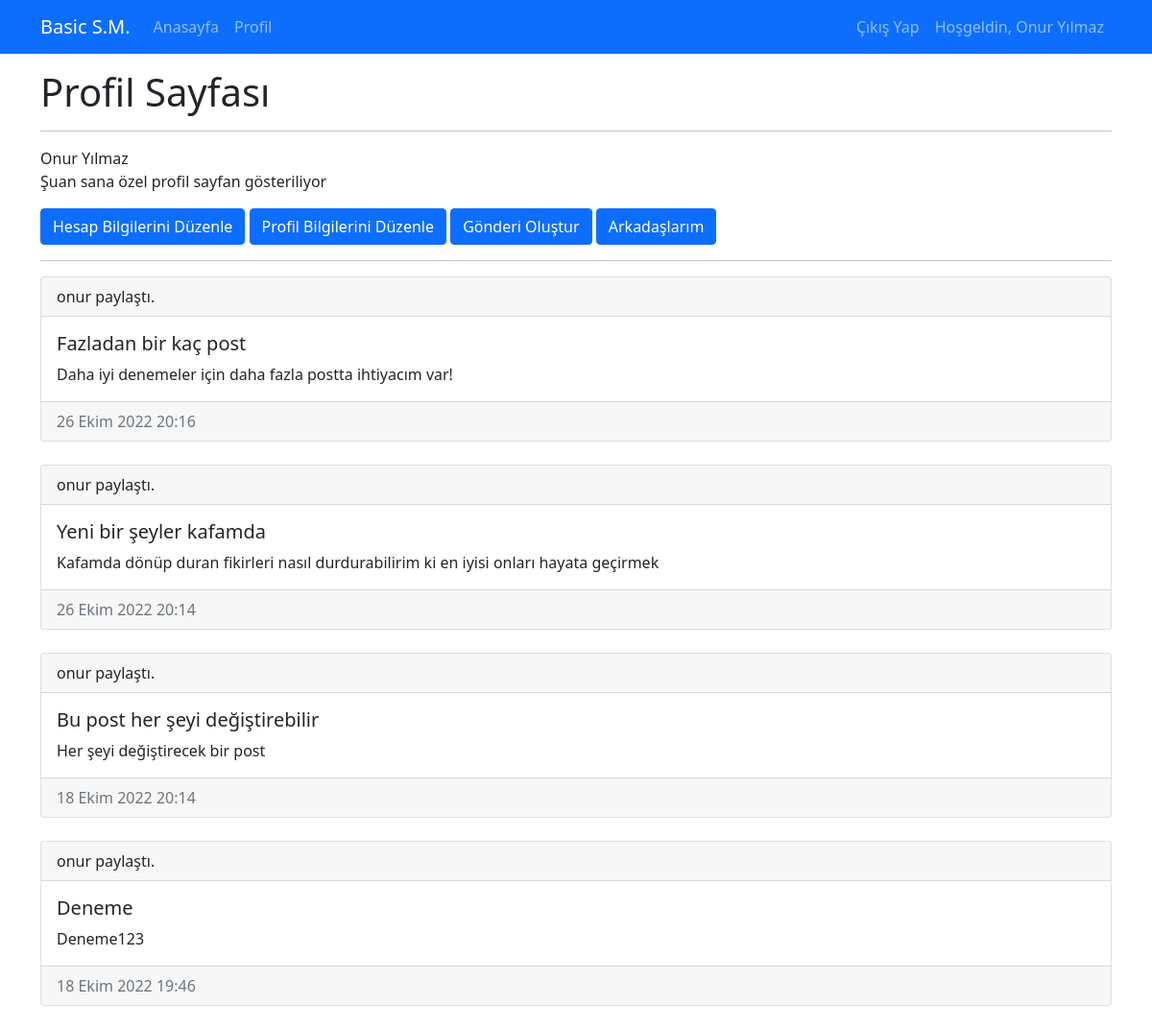
Screenshot of /profile (signed in) with the database file from the repository.
### feed/models.py (models this page shows, shortened)
class UserPost(models.Model):
    title = models.CharField(max_length=150)
    post_text = models.TextField()
    post_date = models.DateTimeField(default=timezone.now)
    owner = models.ForeignKey(User, on_delete=models.CASCADE)

### userprofile/views.py (the view)
# urls.py: path("profile", views.user_profile, name="profile"),
def user_profile(request):
    template = "userprofile/profile.html"
    context = {
        "all_post" : UserPost.objects.filter(owner=request.user).order_by('-post_date')
    }
    return render(request, template, context)

### userprofile/templates/userprofile/profile.html (shortened to what this page needs)
{% extends 'base.html' %}
{% load static %}
{% block css_files %}
    <link rel="stylesheet" href="{% static 'userprofile/css/style.css' %}">
{% endblock %}
{% block content %}
    <div class="container mt-3">
        <div class="row">
            <div class="col-12">
                <h1>Profil Sayfası</h1>
                <hr>
                {% if user.is_authenticated %}
                    {{user.get_full_name}} <p>Şuan sana özel profil sayfan gösteriliyor</p>
                    <a class="btn btn-primary" href="{% url 'account_edit' %}" role="button">Hesap Bilgilerini Düzenle</a>
                    <a class="btn btn-primary" href="{% url 'profile_edit' %}" role="button">Profil Bilgilerini Düzenle</a>
                    <a class="btn btn-primary" href="{% url 'add_post' %}" role="button">Gönderi Oluştur</a>
                    <a class="btn btn-primary" href="{% url 'friends_list' %}" role="button">Arkadaşlarım</a>
                    <hr>
                    {% include 'feed/partials/_get_post.html' %}
                {% else %}
                    <p>Profil sayfanızı görmek için lütfen giriş yapın.</p>
                {% endif %}
            </div>
        </div>
    </div>
{% endblock %}

### templates/partials/_navbar.html (shortened to what this page needs)
<nav class="navbar navbar-dark bg-primary navbar-expand-lg">
    <div class="container">
        <a class="navbar-brand" href="{% url 'home' %}">Basic S.M.</a>
        <ul class="navbar-nav me-auto">
            <li class="nav-item">
                <a class="nav-link" href="{% url 'home' %}">Anasayfa</a>
            </li>
            <li class="nav-item">
                <a class="nav-link" href="{% url 'profile' %}">Profil</a>
            </li>
        </ul>
        <ul class="navbar-nav ms-auto">
            {% if user.is_authenticated %}
                <li class="nav-item">
                    <a class="nav-link" href="{% url 'logout' %}">Çıkış Yap</a>
                </li>
                <li class="nav-item">
                    <a class="nav-link" href="">Hoşgeldin, {{ user.get_full_name|title }} </a>
                </li>
            {% endif %}
        </ul>
    </div>
</nav>

### feed/templates/feed/partials/_get_post.html
{% if all_post|length > 0 %}
    {% for post in all_post%}
    <div class="card">
        <div class="card-header">
            {{post.owner.username}} paylaştı.
        </div>
        <div class="card-body">
            <h5 class="card-title">{{post.title}}</h5>
            <p class="card-text">{{post.post_text}}</p>
        </div>
        <div class="card-footer text-muted">
            {{post.post_date}}
        </div>
    </div>
    <br>
    {% endfor %}
{% endif %}

### rows the page displays
UserPost: owner.username "onur", title "Fazladan bir kaç post", post_text "Daha iyi denemeler için daha fazla postta ihtiyacım var!", post_date "26 Ekim 2022 20:16"
UserPost: owner.username "onur", title "Yeni bir şeyler kafamda", post_text "Kafamda dönüp duran fikirleri nasıl durdurabilirim ki en iyisi onları hayata geçirmek", post_date "26 Ekim 2022 20:14"
UserPost: owner.username "onur", title "Bu post her şeyi değiştirebilir", post_text "Her şeyi değiştirecek bir post", post_date "18 Ekim 2022 20:14"
UserPost: owner.username "onur", title "Deneme", post_text "Deneme123", post_date "18 Ekim 2022 19:46"

### other values shown
{{ user.get_full_name|title }} "Onur Yılmaz"
{{ user.get_full_name }} "Onur Yılmaz"
